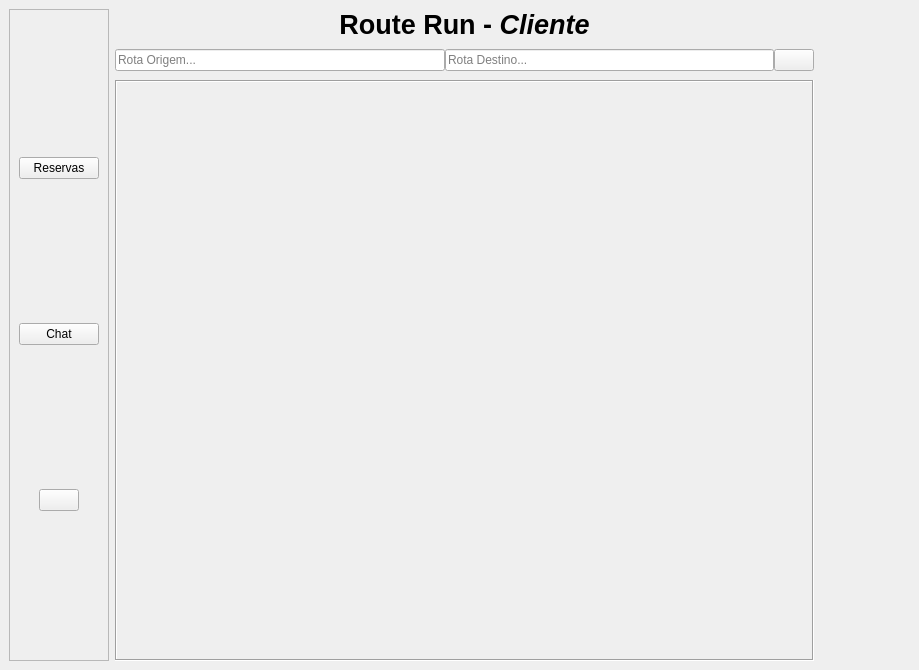
<?xml version="1.0" encoding="UTF-8"?>
<ui version="4.0">
 <class>MainWindow</class>
 <widget class="QMainWindow" name="MainWindow">
  <property name="geometry">
   <rect>
    <x>0</x>
    <y>0</y>
    <width>919</width>
    <height>670</height>
   </rect>
  </property>
  <property name="windowTitle">
   <string>MainWindow</string>
  </property>
  <widget class="QWidget" name="centralwidget">
   <layout class="QGridLayout" name="gridLayout">
    <item row="1" column="2">
     <widget class="QPushButton" name="b_perfil">
      <property name="sizePolicy">
       <sizepolicy hsizetype="Minimum" vsizetype="Minimum">
        <horstretch>0</horstretch>
        <verstretch>0</verstretch>
       </sizepolicy>
      </property>
      <property name="minimumSize">
       <size>
        <width>90</width>
        <height>28</height>
       </size>
      </property>
      <property name="cursor">
       <cursorShape>PointingHandCursor</cursorShape>
      </property>
      <property name="styleSheet">
       <string notr="true">QPushButton { 
	
	 border: none;
 }</string>
      </property>
      <property name="text">
       <string/>
      </property>
      <property name="icon">
       <iconset>
        <normaloff>../Icons/feather/user.svg</normaloff>../Icons/feather/user.svg</iconset>
      </property>
      <property name="iconSize">
       <size>
        <width>30</width>
        <height>30</height>
       </size>
      </property>
     </widget>
    </item>
    <item row="1" column="1">
     <layout class="QHBoxLayout" name="horizontalLayout">
      <property name="spacing">
       <number>0</number>
      </property>
      <item>
       <widget class="QLineEdit" name="procurar">
        <property name="text">
         <string/>
        </property>
        <property name="placeholderText">
         <string>Rota Origem...</string>
        </property>
       </widget>
      </item>
      <item>
       <widget class="QLineEdit" name="lineEdit">
        <property name="placeholderText">
         <string>Rota Destino...</string>
        </property>
       </widget>
      </item>
      <item>
       <widget class="QPushButton" name="b_procura">
        <property name="cursor">
         <cursorShape>PointingHandCursor</cursorShape>
        </property>
        <property name="text">
         <string/>
        </property>
        <property name="icon">
         <iconset>
          <normaloff>../Icons/feather/lupa.svg</normaloff>../Icons/feather/lupa.svg</iconset>
        </property>
       </widget>
      </item>
     </layout>
    </item>
    <item row="0" column="1">
     <widget class="QLabel" name="label">
      <property name="text">
       <string>&lt;html&gt;&lt;head/&gt;&lt;body&gt;&lt;p align=&quot;center&quot;&gt;&lt;span style=&quot; font-size:20pt; font-weight:600;&quot;&gt;Route Run - &lt;/span&gt;&lt;span style=&quot; font-size:20pt; font-weight:600; font-style:italic;&quot;&gt;Cliente&lt;/span&gt;&lt;/p&gt;&lt;/body&gt;&lt;/html&gt;</string>
      </property>
     </widget>
    </item>
    <item row="0" column="0" rowspan="3">
     <widget class="QFrame" name="frame">
      <property name="frameShape">
       <enum>QFrame::StyledPanel</enum>
      </property>
      <property name="frameShadow">
       <enum>QFrame::Raised</enum>
      </property>
      <layout class="QVBoxLayout" name="verticalLayout">
       <item>
        <widget class="QPushButton" name="btn_reservas">
         <property name="cursor">
          <cursorShape>PointingHandCursor</cursorShape>
         </property>
         <property name="text">
          <string>Reservas</string>
         </property>
         <property name="icon">
          <iconset>
           <normaloff>../Icons/feather/smartphone.svg</normaloff>../Icons/feather/smartphone.svg</iconset>
         </property>
        </widget>
       </item>
       <item>
        <widget class="QPushButton" name="b_chat">
         <property name="cursor">
          <cursorShape>PointingHandCursor</cursorShape>
         </property>
         <property name="text">
          <string>Chat</string>
         </property>
         <property name="icon">
          <iconset>
           <normaloff>../Icons/feather/users.svg</normaloff>../Icons/feather/users.svg</iconset>
         </property>
        </widget>
       </item>
       <item alignment="Qt::AlignHCenter">
        <widget class="QPushButton" name="b_voltar">
         <property name="cursor">
          <cursorShape>PointingHandCursor</cursorShape>
         </property>
         <property name="toolTip">
          <string>Voltar</string>
         </property>
         <property name="text">
          <string/>
         </property>
         <property name="icon">
          <iconset>
           <normaloff>../Icons/feather/arrow-left-circle.svg</normaloff>../Icons/feather/arrow-left-circle.svg</iconset>
         </property>
         <property name="iconSize">
          <size>
           <width>30</width>
           <height>30</height>
          </size>
         </property>
        </widget>
       </item>
      </layout>
     </widget>
    </item>
    <item row="2" column="1">
     <widget class="QFrame" name="frame_2">
      <property name="sizePolicy">
       <sizepolicy hsizetype="Expanding" vsizetype="Expanding">
        <horstretch>0</horstretch>
        <verstretch>0</verstretch>
       </sizepolicy>
      </property>
      <property name="mouseTracking">
       <bool>false</bool>
      </property>
      <property name="autoFillBackground">
       <bool>false</bool>
      </property>
      <property name="frameShape">
       <enum>QFrame::NoFrame</enum>
      </property>
      <property name="frameShadow">
       <enum>QFrame::Plain</enum>
      </property>
      <layout class="QVBoxLayout" name="verticalLayout_2">
       <property name="spacing">
        <number>0</number>
       </property>
       <property name="leftMargin">
        <number>0</number>
       </property>
       <property name="topMargin">
        <number>0</number>
       </property>
       <property name="rightMargin">
        <number>0</number>
       </property>
       <property name="bottomMargin">
        <number>0</number>
       </property>
       <item>
        <widget class="QScrollArea" name="scrollArea">
         <property name="frameShape">
          <enum>QFrame::Box</enum>
         </property>
         <property name="widgetResizable">
          <bool>true</bool>
         </property>
         <widget class="QWidget" name="scrollAreaWidgetContents">
          <property name="geometry">
           <rect>
            <x>0</x>
            <y>0</y>
            <width>672</width>
            <height>560</height>
           </rect>
          </property>
         </widget>
        </widget>
       </item>
      </layout>
     </widget>
    </item>
   </layout>
  </widget>
 </widget>
 <resources/>
 <connections/>
</ui>
